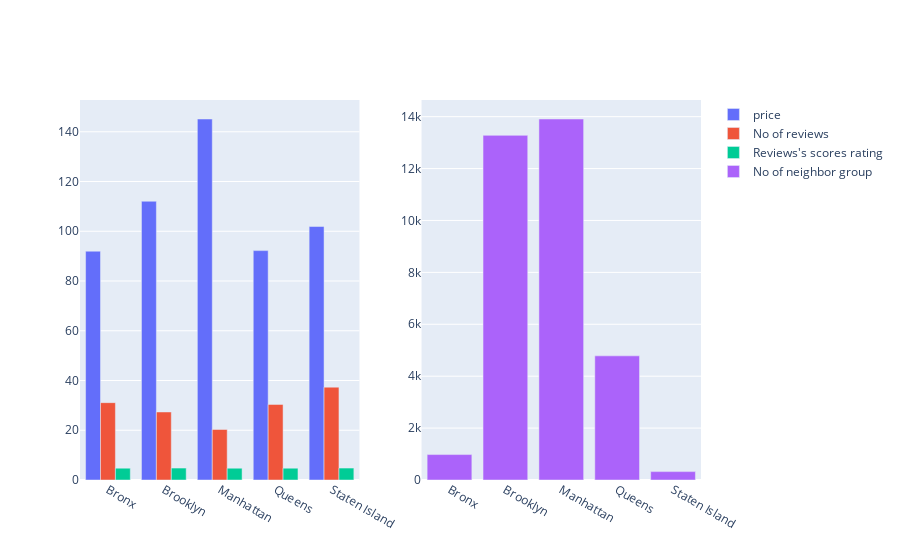

This figure's notebook cell:
### Code cell
fig = make_subplots(rows=1, cols=2)
fig.add_trace(go.Bar(
            name="price",
            x=borough["neighbourhood_group_cleansed"],
            y=borough["price"],
            offsetgroup=0,
        ),
        row=1, col=1
)
fig.add_trace(go.Bar(
            name="No of reviews",
            x=borough["neighbourhood_group_cleansed"],
            y=borough["number_of_reviews"],
            offsetgroup=1,
        ),
        row=1, col=1
)
fig.add_trace(go.Bar(
            name="Reviews's scores rating",
            x=borough["neighbourhood_group_cleansed"],
            y=borough["review_scores_rating"],
            offsetgroup=2,),row=1, col=1)

fig.add_trace(go.Bar(name="No of neighbor group",x=borough['neighbourhood_group_cleansed'],y=borough['counts']),row=1, col=2)

### Figure 1 — Plotly figure (JSON) as saved in the notebook; plotly's stock layout.template omitted (floating-point values rounded to 4 significant figures)
{"data": [{"name": "price", "offsetgroup": "0", "type": "bar", "x": ["Bronx", "Brooklyn", "Manhattan", "Queens", "Staten Island"], "xaxis": "x", "y": [91.99, 112.1, 145.1, 92.22, 101.9], "yaxis": "y"}, {"name": "No of reviews", "offsetgroup": "1", "type": "bar", "x": ["Bronx", "Brooklyn", "Manhattan", "Queens", "Staten Island"], "xaxis": "x", "y": [31.1, 27.35, 20.32, 30.39, 37.32], "yaxis": "y"}, {"name": "Reviews's scores rating", "offsetgroup": "2", "type": "bar", "x": ["Bronx", "Brooklyn", "Manhattan", "Queens", "Staten Island"], "xaxis": "x", "y": [4.765, 4.78, 4.744, 4.756, 4.778], "yaxis": "y"}, {"name": "No of neighbor group", "type": "bar", "x": ["Bronx", "Brooklyn", "Manhattan", "Queens", "Staten Island"], "xaxis": "x2", "y": [980, 13280, 13910, 4783, 323], "yaxis": "y2"}], "layout": {"xaxis": {"anchor": "y", "domain": [0, 0.45]}, "xaxis2": {"anchor": "y2", "domain": [0.55, 1]}, "yaxis": {"anchor": "x", "domain": [0, 1]}, "yaxis2": {"anchor": "x2", "domain": [0, 1]}}}
